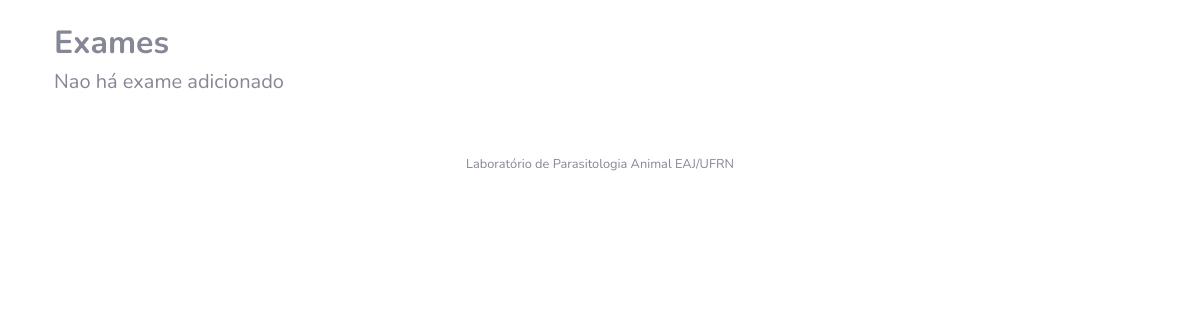
The app's page /detalhes/9, older data.
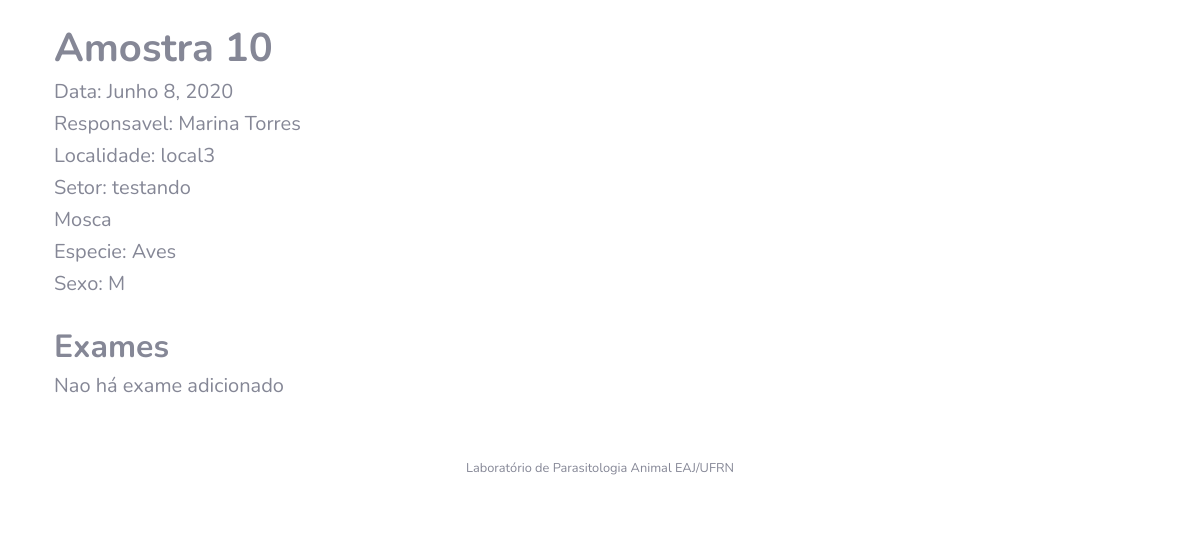
The same page, newer data.
### Amostra/models.py (models this page shows, shortened)
class Amostra(models.Model):
    identificacao = models.CharField(max_length=10)
    origem = models.CharField(max_length=200)
    responsavel = models.ForeignKey(User, on_delete=models.CASCADE, null = True, related_name='amostras')
    localidade = models.ForeignKey(Local, on_delete=models.CASCADE, null = True, related_name='local')
    setor = models.CharField(max_length=200)
    data_coleta = models.DateField(default=date.today)
    tipo_amostra = models.CharField(max_length=2, choices=TIPOS_AMOSTRA, default='OU')
    especie_animal = models.CharField(max_length=2, choices=ESPECIES_ANIMAIS,default='OU')
    sexo_animal = models.CharField(max_length=1, choices=SEXO, default='I')
    status = models.BooleanField(default=True)
    exame = models.ManyToManyField(Exame)
    class Meta:
        ordering = ['-data_coleta','origem','localidade','setor','especie_animal','identificacao','tipo_amostra']

### Local/models.py (models this page shows)
class Local(models.Model):
    nome = models.CharField(max_length=200)
    def __str__(self):
        return self.nome

### Exame/views.py (the view)
# urls.py: path('detalhes/<int:pk>', exame_amostraDetalhes, name='detalhes'),
def exame_amostraDetalhes(request, pk):
    amostra = Amostra.objects.filter(pk=pk)
    exame = RealizacaoExame.objects.filter(amostra_id=pk)
    context = {'a':amostra, 'lista_exame':exame}
    return render(request, 'Amostra/amostra_detail.html', context)

### Usuario/models.py (called while the page is built)
    def __str__(self):
        return "{} {}".format(self.first_name, self.last_name)

### templates/Amostra/amostra_detail.html (shortened to what this page needs)
{% extends "base.html" %}
{% load bootstrap4 %}
{% block content %}
<div class="container">
	{% if a %}
		{% for amostra in a %}
			<h1><strong>Amostra {{ amostra.identificacao }}</strong></h1>
			<h5>Data: {{ amostra.data_coleta }} </h5>
			<h5>Responsavel: {{ amostra.responsavel }} </h5>
			<h5>Localidade: {{ amostra.localidade }}</h5>
			<h5>Setor: {{ amostra.setor }}</h5>
    		<h5>{{ amostra.get_tipo_amostra_display }}</h5>
    		<h5>Especie: {{ amostra.get_especie_animal_display }}</h5>
    		<h5>Sexo: {{ amostra.sexo_animal }}</h5>
			<br>
		{% endfor %}
	{% endif %}
	<h2><strong>Exames</strong></h2>
	{% if lista_exame %}
		{% for exame in lista_exame %}
			<h5>Exame: {{ exame.exame }}</h5>
			<h5>Resultado: {{ exame.resultado }}</h5>
			<br>
		{% endfor %}
	{% else %}
		<h5>Nao há exame adicionado</h5>
	{% endif %}
	<br>
  </div>
{% endblock %}

### templates/base.html (shortened to what this page needs)
<!DOCTYPE html>
<html lang="en">
{% load static %}
<head>
  <link href="{% static 'vendor/fontawesome-free/css/all.min.css' %}" rel="stylesheet" type="text/css">
  <link rel="stylesheet" type="text/css" href="{% static 'css/sb-admin-2.css' %}" />
</head>
<body id="page-top">
  <div id="wrapper">
        <div class="container-fluid">
          {% block content %}{% endblock %}
        </div>
      </div>
      <footer class="sticky-footer bg-white">
        <div class="container my-auto">
          <div class="copyright text-center my-auto">
            <span> Laboratório de Parasitologia Animal EAJ/UFRN</span>
          </div>
        </div>
      </footer>
</body>
</html>

Row changes from the older to the newer data that the page shows:
added Amostra: identificacao "10", data_coleta "Junho 8, 2020", responsavel "Marina Torres", localidade "local3", setor "testando", tipo_amostra "Mosca", especie_animal "Aves", sexo_animal "M"
